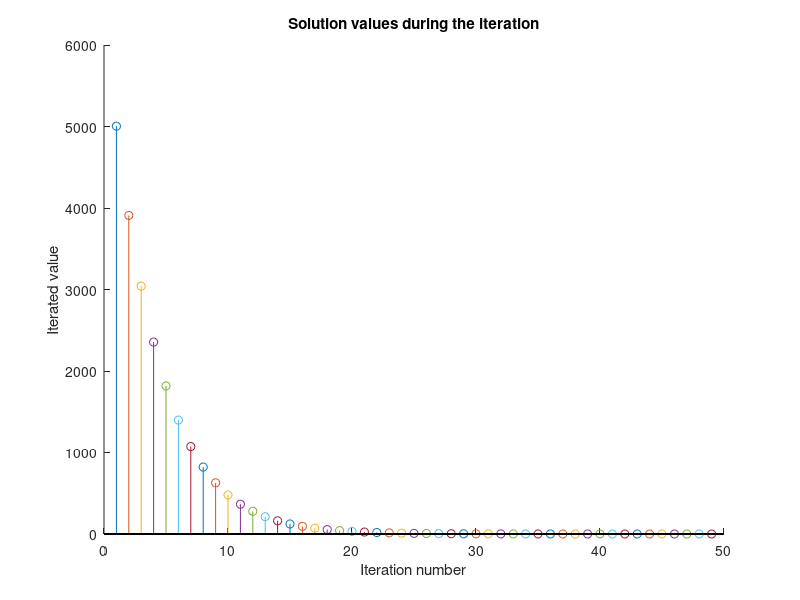

MATLAB code for this plot:
%% This script tries to calculate a simple PR based solution 
% GNSS Competence Team Project 1
% Simple Iterative Least Squares based navigation solution example

%% INIT

clc;clear all;
close all

Time = 1;
x           = [0, 0, 6390, 0];                  % User position and clk error in state-vector
RoverPos    = [0, 0, 6400];                     % Real position, expected result

Pos1 = [ 6400, -6400, 22000];                   % From navigation messages
Pos2 = [-6400,  6400, 26000];
Pos3 = [-6400, -6400, 20000];
Pos4 = [ 6400,  6400, 25000];

convlimit = 3e-3;                               % Residual threshold (convergence is minimized)

SatStore{1} = Pos1;                             % Structure to hold the positions
SatStore{2} = Pos2;
SatStore{3} = Pos3;
SatStore{4} = Pos4;
PRObservations = [];                            % Array initializations
geometryDistance = [];   

numSats = size(SatStore,2); 

%% Calculate Pseudoranges
for i=1:numSats
   % Initial geometric distance
   PRObservations(i) = sqrt(sum((RoverPos-SatStore{i}).^2)); 
   
   % Add Errors
   % Clock bias
   PRObservations(i) = PRObservations(i) + 100;
   % Random error
%      PRObservations(i) = PRObservations(i) + randi([50 200]);
end

figure;
hold on;
title('Solution values during the iteration');
xlabel('Iteration number');
ylabel('Iterated value');
%% Iterate navigation solutions
% No SV clock error, No Iono/Tropo/Group and signal travel time errors
% Just rcv clock error
%
% Initial guess sol__ = [0,0,0]
%
sol(1) = 0;
sol(2) = 0;
sol(3) = 0;
sol(4) = 0; %Clock

% Start Iteration --------------------------------
for it = 1:2000             % Should be a 'while' but possible to have infinite 
                            % loops when playing with initial values/errors
    
    % Create Design matrix ---------------------------
    for i = 1:numSats

        % Recalculate geometry distance [ y = ^y - y_corr ]in each iteration 
        geometryDistance(i) = sqrt(sum((sol(1:3)-SatStore{i}).^2));

        % Create the Design Matrix [A]
        for j = 1:3
            rho = sqrt(sum((SatStore{1}(1:3)-sol(1:3)).^2));
            aij = (sol(j)-SatStore{i}(j))/rho;
            A(i,j) = aij;
        end
        A(i,4) = 1.0;       % 4th column is the clock bias, all 1
    end

    % Create covariance matrix -----------------------
    if(det(A.'*A)> 1e-3)
        Cov = inv(A.'*A);              
    else
        Cov = pinv(A.'*A);  % Moore-Penrose pseudoinverse
    end
    
    % Multiply Covariance matrix with A.' and PR residual matrix
    y = PRObservations - geometryDistance; %Initial PR - iterated one residual
    x = Cov*A'*y';

    % Add delta solution, if x' is less than threshold, we have a final
    % solution ---------------------------------------
    sol(1:3) = sol(1:3) + x(1:3)';
    sol(4) = x(4);

    convergence = norm(x(1:3));
    if(convergence < convlimit)
        disp('Converged');
        
        break;
    end

    % This plot shows the iteration of the solution
    stem(it,norm(sol(1:3)-RoverPos(1:3)));

end
disp('Position');
sol(1:3)
disp('Reciever clock offset');
sol(4)
disp('Position error');
norm(sol(1:3)-RoverPos(1:3))


